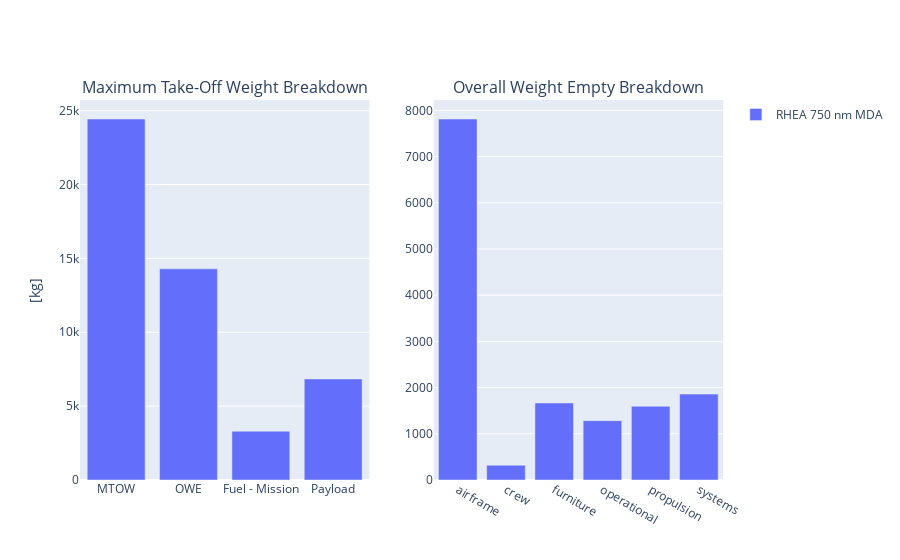

The notebook cell saved with this chart:
### Markdown cell above
This second mass breakdown plot provides less detail but enables to compare designs.

### Code cell
fig = oad.mass_breakdown_bar_plot(RHEA_OUTPUT_FILE, name="RHEA 750 nm MDA")
fig.show()

### Figure 1 — Plotly figure (JSON) as saved in the notebook; plotly's stock layout.template omitted (floating-point values rounded to 4 significant figures)
{"data": [{"marker": {"color": "#636EFA"}, "name": "", "showlegend": false, "type": "bar", "x": ["MTOW", "OWE", "Fuel - Mission", "Payload"], "xaxis": "x", "y": [24440.0, 14290.0, 3302.0, 6840], "yaxis": "y"}, {"marker": {"color": "#636EFA"}, "name": "RHEA 750 nm MDA", "type": "bar", "x": ["airframe", "crew", "furniture", "operational", "propulsion", "systems"], "xaxis": "x2", "y": [7814.0, 320, 1667.0, 1285, 1596.0, 1860.0], "yaxis": "y2"}], "layout": {"annotations": [{"font": {"size": 16}, "showarrow": false, "text": "Maximum Take-Off Weight Breakdown", "x": 0.225, "xanchor": "center", "xref": "paper", "y": 1, "yanchor": "bottom", "yref": "paper"}, {"font": {"size": 16}, "showarrow": false, "text": "Overall Weight Empty Breakdown", "x": 0.775, "xanchor": "center", "xref": "paper", "y": 1, "yanchor": "bottom", "yref": "paper"}], "autosize": true, "xaxis": {"anchor": "y", "autorange": true, "domain": [0, 0.45], "range": [-0.5, 3.5], "type": "category"}, "xaxis2": {"anchor": "y2", "autorange": true, "domain": [0.55, 1], "range": [-0.5, 5.5], "type": "category"}, "yaxis": {"anchor": "x", "autorange": true, "domain": [0, 1], "range": [0, 25720.0], "title": {"text": "[kg]"}, "type": "linear"}, "yaxis2": {"anchor": "x2", "autorange": true, "domain": [0, 1], "range": [0, 8225.0], "type": "linear"}}}
